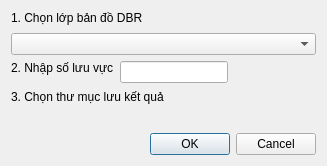
<?xml version="1.0" encoding="UTF-8"?>
<ui version="4.0">
 <class>add_field_struc</class>
 <widget class="QDialog" name="add_field_struc">
  <property name="enabled">
   <bool>true</bool>
  </property>
  <property name="geometry">
   <rect>
    <x>0</x>
    <y>0</y>
    <width>327</width>
    <height>166</height>
   </rect>
  </property>
  <property name="windowTitle">
   <string>Dialog</string>
  </property>
  <layout class="QGridLayout" name="gridLayout">
   <item row="1" column="0">
    <widget class="QDialogButtonBox" name="buttonBox">
     <property name="orientation">
      <enum>Qt::Horizontal</enum>
     </property>
     <property name="standardButtons">
      <set>QDialogButtonBox::Cancel|QDialogButtonBox::Ok</set>
     </property>
    </widget>
   </item>
   <item row="0" column="0">
    <layout class="QVBoxLayout" name="verticalLayout">
     <property name="sizeConstraint">
      <enum>QLayout::SetDefaultConstraint</enum>
     </property>
     <item>
      <widget class="QLabel" name="label">
       <property name="text">
        <string>1. Chọn lớp bản đồ DBR</string>
       </property>
       <property name="alignment">
        <set>Qt::AlignLeading|Qt::AlignLeft|Qt::AlignTop</set>
       </property>
      </widget>
     </item>
     <item>
      <widget class="QComboBox" name="comboBox"/>
     </item>
     <item>
      <layout class="QHBoxLayout" name="horizontalLayout">
       <item>
        <widget class="QLabel" name="LblOutput">
         <property name="enabled">
          <bool>true</bool>
         </property>
         <property name="maximumSize">
          <size>
           <width>16777215</width>
           <height>16777211</height>
          </size>
         </property>
         <property name="text">
          <string>2. Nhập số lưu vực</string>
         </property>
         <property name="alignment">
          <set>Qt::AlignLeading|Qt::AlignLeft|Qt::AlignTop</set>
         </property>
        </widget>
       </item>
       <item>
        <widget class="QLineEdit" name="lineEdit"/>
       </item>
       <item>
        <spacer name="horizontalSpacer">
         <property name="orientation">
          <enum>Qt::Horizontal</enum>
         </property>
         <property name="sizeHint" stdset="0">
          <size>
           <width>40</width>
           <height>20</height>
          </size>
         </property>
        </spacer>
       </item>
      </layout>
     </item>
     <item>
      <widget class="QLabel" name="label_2">
       <property name="text">
        <string>3. Chọn thư mục lưu kết quả</string>
       </property>
      </widget>
     </item>
     <item>
      <widget class="QgsFileWidget" name="output_file_name" native="true">
       <property name="enabled">
        <bool>false</bool>
       </property>
      </widget>
     </item>
    </layout>
   </item>
  </layout>
 </widget>
 <customwidgets>
  <customwidget>
   <class>QgsFileWidget</class>
   <extends>QWidget</extends>
   <header>qgsfilewidget.h</header>
  </customwidget>
 </customwidgets>
 <resources/>
 <connections>
  <connection>
   <sender>buttonBox</sender>
   <signal>accepted()</signal>
   <receiver>add_field_struc</receiver>
   <slot>accept()</slot>
   <hints>
    <hint type="sourcelabel">
     <x>248</x>
     <y>254</y>
    </hint>
    <hint type="destinationlabel">
     <x>157</x>
     <y>274</y>
    </hint>
   </hints>
  </connection>
  <connection>
   <sender>buttonBox</sender>
   <signal>rejected()</signal>
   <receiver>add_field_struc</receiver>
   <slot>reject()</slot>
   <hints>
    <hint type="sourcelabel">
     <x>316</x>
     <y>260</y>
    </hint>
    <hint type="destinationlabel">
     <x>286</x>
     <y>274</y>
    </hint>
   </hints>
  </connection>
 </connections>
</ui>
